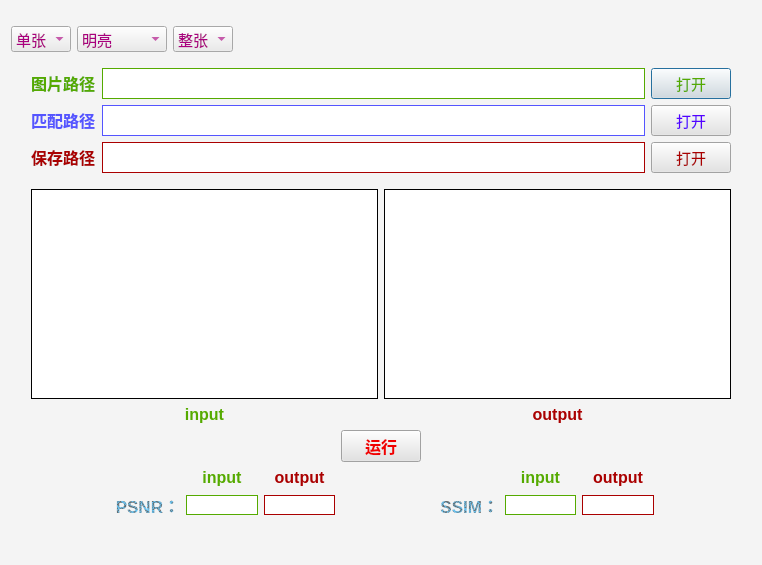
<?xml version="1.0" encoding="UTF-8"?>
<ui version="4.0">
 <class>Dialog</class>
 <widget class="QDialog" name="Dialog">
  <property name="windowModality">
   <enum>Qt::WindowModal</enum>
  </property>
  <property name="geometry">
   <rect>
    <x>0</x>
    <y>0</y>
    <width>762</width>
    <height>565</height>
   </rect>
  </property>
  <property name="windowTitle">
   <string>Dialog</string>
  </property>
  <property name="styleSheet">
   <string notr="true">background-color: rgb(244, 244, 244);</string>
  </property>
  <property name="sizeGripEnabled">
   <bool>false</bool>
  </property>
  <property name="modal">
   <bool>false</bool>
  </property>
  <layout class="QGridLayout" name="gridLayout_4">
   <item row="3" column="0" colspan="2">
    <layout class="QGridLayout" name="gridLayout_2">
     <property name="leftMargin">
      <number>20</number>
     </property>
     <property name="rightMargin">
      <number>20</number>
     </property>
     <item row="1" column="0">
      <widget class="QLabel" name="label_11">
       <property name="sizePolicy">
        <sizepolicy hsizetype="Preferred" vsizetype="Fixed">
         <horstretch>0</horstretch>
         <verstretch>0</verstretch>
        </sizepolicy>
       </property>
       <property name="font">
        <font>
         <pointsize>12</pointsize>
         <weight>75</weight>
         <bold>true</bold>
        </font>
       </property>
       <property name="mouseTracking">
        <bool>false</bool>
       </property>
       <property name="styleSheet">
        <string notr="true">color: rgb(85, 170, 0);</string>
       </property>
       <property name="text">
        <string>input</string>
       </property>
       <property name="alignment">
        <set>Qt::AlignCenter</set>
       </property>
      </widget>
     </item>
     <item row="0" column="1">
      <widget class="QLabel" name="label_9">
       <property name="sizePolicy">
        <sizepolicy hsizetype="Preferred" vsizetype="Preferred">
         <horstretch>0</horstretch>
         <verstretch>0</verstretch>
        </sizepolicy>
       </property>
       <property name="styleSheet">
        <string notr="true">background-color: rgb(255, 255, 255);</string>
       </property>
       <property name="frameShape">
        <enum>QFrame::Box</enum>
       </property>
       <property name="text">
        <string/>
       </property>
       <property name="alignment">
        <set>Qt::AlignCenter</set>
       </property>
      </widget>
     </item>
     <item row="0" column="0">
      <widget class="QLabel" name="label">
       <property name="sizePolicy">
        <sizepolicy hsizetype="Preferred" vsizetype="Preferred">
         <horstretch>0</horstretch>
         <verstretch>0</verstretch>
        </sizepolicy>
       </property>
       <property name="styleSheet">
        <string notr="true">background-color: rgb(255, 255, 255);</string>
       </property>
       <property name="frameShape">
        <enum>QFrame::Box</enum>
       </property>
       <property name="text">
        <string/>
       </property>
       <property name="alignment">
        <set>Qt::AlignCenter</set>
       </property>
      </widget>
     </item>
     <item row="1" column="1">
      <widget class="QLabel" name="label_13">
       <property name="sizePolicy">
        <sizepolicy hsizetype="Preferred" vsizetype="Fixed">
         <horstretch>0</horstretch>
         <verstretch>0</verstretch>
        </sizepolicy>
       </property>
       <property name="font">
        <font>
         <pointsize>12</pointsize>
         <weight>75</weight>
         <bold>true</bold>
        </font>
       </property>
       <property name="autoFillBackground">
        <bool>false</bool>
       </property>
       <property name="styleSheet">
        <string notr="true">color: rgb(170, 0, 0);</string>
       </property>
       <property name="text">
        <string>output</string>
       </property>
       <property name="alignment">
        <set>Qt::AlignCenter</set>
       </property>
      </widget>
     </item>
    </layout>
   </item>
   <item row="2" column="0" colspan="2">
    <layout class="QGridLayout" name="gridLayout_3">
     <property name="leftMargin">
      <number>20</number>
     </property>
     <property name="topMargin">
      <number>10</number>
     </property>
     <property name="rightMargin">
      <number>20</number>
     </property>
     <property name="bottomMargin">
      <number>10</number>
     </property>
     <item row="0" column="2">
      <widget class="QPushButton" name="pushButton">
       <property name="sizePolicy">
        <sizepolicy hsizetype="Fixed" vsizetype="Fixed">
         <horstretch>0</horstretch>
         <verstretch>0</verstretch>
        </sizepolicy>
       </property>
       <property name="font">
        <font>
         <pointsize>11</pointsize>
         <weight>50</weight>
         <bold>false</bold>
        </font>
       </property>
       <property name="styleSheet">
        <string notr="true">color: rgb(85, 170, 0);
background-color: rgb(227, 227, 227);
</string>
       </property>
       <property name="text">
        <string>打开</string>
       </property>
       <property name="default">
        <bool>false</bool>
       </property>
       <property name="flat">
        <bool>false</bool>
       </property>
      </widget>
     </item>
     <item row="2" column="2">
      <widget class="QPushButton" name="pushButton_4">
       <property name="sizePolicy">
        <sizepolicy hsizetype="Preferred" vsizetype="Fixed">
         <horstretch>0</horstretch>
         <verstretch>0</verstretch>
        </sizepolicy>
       </property>
       <property name="font">
        <font>
         <pointsize>11</pointsize>
         <weight>50</weight>
         <bold>false</bold>
        </font>
       </property>
       <property name="styleSheet">
        <string notr="true">color: rgb(170, 0, 0);
background-color: rgb(227, 227, 227);
</string>
       </property>
       <property name="text">
        <string>打开</string>
       </property>
       <property name="default">
        <bool>false</bool>
       </property>
       <property name="flat">
        <bool>false</bool>
       </property>
      </widget>
     </item>
     <item row="1" column="2">
      <widget class="QPushButton" name="pushButton_2">
       <property name="sizePolicy">
        <sizepolicy hsizetype="Preferred" vsizetype="Fixed">
         <horstretch>0</horstretch>
         <verstretch>0</verstretch>
        </sizepolicy>
       </property>
       <property name="font">
        <font>
         <pointsize>11</pointsize>
         <weight>50</weight>
         <bold>false</bold>
        </font>
       </property>
       <property name="styleSheet">
        <string notr="true">color: rgb(85, 0, 255);
background-color: rgb(227, 227, 227);
</string>
       </property>
       <property name="text">
        <string>打开</string>
       </property>
       <property name="default">
        <bool>false</bool>
       </property>
       <property name="flat">
        <bool>false</bool>
       </property>
      </widget>
     </item>
     <item row="2" column="1">
      <widget class="QLabel" name="textEdit_3">
       <property name="sizePolicy">
        <sizepolicy hsizetype="Preferred" vsizetype="Preferred">
         <horstretch>0</horstretch>
         <verstretch>0</verstretch>
        </sizepolicy>
       </property>
       <property name="mouseTracking">
        <bool>true</bool>
       </property>
       <property name="tabletTracking">
        <bool>true</bool>
       </property>
       <property name="styleSheet">
        <string notr="true">background-color: rgb(255, 255, 255);
color: rgb(170, 0, 0);</string>
       </property>
       <property name="frameShape">
        <enum>QFrame::Box</enum>
       </property>
       <property name="text">
        <string/>
       </property>
      </widget>
     </item>
     <item row="0" column="1">
      <widget class="QLabel" name="textEdit">
       <property name="sizePolicy">
        <sizepolicy hsizetype="Preferred" vsizetype="Preferred">
         <horstretch>0</horstretch>
         <verstretch>0</verstretch>
        </sizepolicy>
       </property>
       <property name="mouseTracking">
        <bool>true</bool>
       </property>
       <property name="tabletTracking">
        <bool>true</bool>
       </property>
       <property name="styleSheet">
        <string notr="true">background-color: rgb(255, 255, 255);
color: rgb(85, 170, 0);</string>
       </property>
       <property name="frameShape">
        <enum>QFrame::Box</enum>
       </property>
       <property name="text">
        <string/>
       </property>
      </widget>
     </item>
     <item row="1" column="0">
      <widget class="QLabel" name="label_4">
       <property name="sizePolicy">
        <sizepolicy hsizetype="Fixed" vsizetype="Fixed">
         <horstretch>0</horstretch>
         <verstretch>0</verstretch>
        </sizepolicy>
       </property>
       <property name="font">
        <font>
         <pointsize>12</pointsize>
         <weight>75</weight>
         <bold>true</bold>
        </font>
       </property>
       <property name="styleSheet">
        <string notr="true">color: rgb(85, 85, 255);</string>
       </property>
       <property name="text">
        <string>匹配路径</string>
       </property>
       <property name="textFormat">
        <enum>Qt::AutoText</enum>
       </property>
      </widget>
     </item>
     <item row="0" column="0">
      <widget class="QLabel" name="label_3">
       <property name="sizePolicy">
        <sizepolicy hsizetype="Fixed" vsizetype="Fixed">
         <horstretch>0</horstretch>
         <verstretch>0</verstretch>
        </sizepolicy>
       </property>
       <property name="font">
        <font>
         <pointsize>12</pointsize>
         <weight>75</weight>
         <bold>true</bold>
        </font>
       </property>
       <property name="styleSheet">
        <string notr="true">color: rgb(85, 170, 0);</string>
       </property>
       <property name="text">
        <string>图片路径</string>
       </property>
       <property name="textFormat">
        <enum>Qt::AutoText</enum>
       </property>
       <property name="scaledContents">
        <bool>false</bool>
       </property>
      </widget>
     </item>
     <item row="2" column="0">
      <widget class="QLabel" name="label_10">
       <property name="sizePolicy">
        <sizepolicy hsizetype="Fixed" vsizetype="Fixed">
         <horstretch>0</horstretch>
         <verstretch>0</verstretch>
        </sizepolicy>
       </property>
       <property name="font">
        <font>
         <pointsize>12</pointsize>
         <weight>75</weight>
         <bold>true</bold>
        </font>
       </property>
       <property name="styleSheet">
        <string notr="true">color: rgb(170, 0, 0);</string>
       </property>
       <property name="text">
        <string>保存路径</string>
       </property>
       <property name="textFormat">
        <enum>Qt::AutoText</enum>
       </property>
      </widget>
     </item>
     <item row="1" column="1">
      <widget class="QLabel" name="textEdit_2">
       <property name="sizePolicy">
        <sizepolicy hsizetype="Preferred" vsizetype="Preferred">
         <horstretch>0</horstretch>
         <verstretch>0</verstretch>
        </sizepolicy>
       </property>
       <property name="mouseTracking">
        <bool>true</bool>
       </property>
       <property name="tabletTracking">
        <bool>true</bool>
       </property>
       <property name="styleSheet">
        <string notr="true">background-color: rgb(255, 255, 255);
color: rgb(85, 85, 255);</string>
       </property>
       <property name="frameShape">
        <enum>QFrame::Box</enum>
       </property>
       <property name="text">
        <string/>
       </property>
      </widget>
     </item>
    </layout>
   </item>
   <item row="8" column="0" colspan="2">
    <layout class="QGridLayout" name="gridLayout">
     <property name="leftMargin">
      <number>20</number>
     </property>
     <property name="topMargin">
      <number>0</number>
     </property>
     <property name="rightMargin">
      <number>20</number>
     </property>
     <property name="bottomMargin">
      <number>36</number>
     </property>
     <item row="2" column="2">
      <widget class="QLabel" name="label_5">
       <property name="sizePolicy">
        <sizepolicy hsizetype="Preferred" vsizetype="Fixed">
         <horstretch>0</horstretch>
         <verstretch>0</verstretch>
        </sizepolicy>
       </property>
       <property name="font">
        <font>
         <pointsize>12</pointsize>
        </font>
       </property>
       <property name="styleSheet">
        <string notr="true">background-color: rgb(255, 255, 255);
color: rgb(85, 170, 0);</string>
       </property>
       <property name="frameShape">
        <enum>QFrame::Box</enum>
       </property>
       <property name="text">
        <string/>
       </property>
      </widget>
     </item>
     <item row="2" column="6">
      <widget class="QLabel" name="label_6">
       <property name="sizePolicy">
        <sizepolicy hsizetype="Preferred" vsizetype="Fixed">
         <horstretch>0</horstretch>
         <verstretch>0</verstretch>
        </sizepolicy>
       </property>
       <property name="font">
        <font>
         <pointsize>12</pointsize>
        </font>
       </property>
       <property name="styleSheet">
        <string notr="true">background-color: rgb(255, 255, 255);
color: rgb(85, 170, 0);</string>
       </property>
       <property name="frameShape">
        <enum>QFrame::Box</enum>
       </property>
       <property name="text">
        <string/>
       </property>
      </widget>
     </item>
     <item row="2" column="0">
      <widget class="QLabel" name="label_20">
       <property name="text">
        <string/>
       </property>
      </widget>
     </item>
     <item row="1" column="2">
      <widget class="QLabel" name="label_14">
       <property name="sizePolicy">
        <sizepolicy hsizetype="Preferred" vsizetype="Fixed">
         <horstretch>0</horstretch>
         <verstretch>0</verstretch>
        </sizepolicy>
       </property>
       <property name="font">
        <font>
         <pointsize>12</pointsize>
         <weight>75</weight>
         <bold>true</bold>
        </font>
       </property>
       <property name="styleSheet">
        <string notr="true">color: rgb(85, 170, 0);</string>
       </property>
       <property name="text">
        <string>input</string>
       </property>
       <property name="alignment">
        <set>Qt::AlignCenter</set>
       </property>
      </widget>
     </item>
     <item row="2" column="7">
      <widget class="QLabel" name="label_17">
       <property name="sizePolicy">
        <sizepolicy hsizetype="Preferred" vsizetype="Fixed">
         <horstretch>0</horstretch>
         <verstretch>0</verstretch>
        </sizepolicy>
       </property>
       <property name="font">
        <font>
         <pointsize>12</pointsize>
        </font>
       </property>
       <property name="styleSheet">
        <string notr="true">background-color: rgb(255, 255, 255);
color: rgb(170, 0, 0);</string>
       </property>
       <property name="frameShape">
        <enum>QFrame::Box</enum>
       </property>
       <property name="text">
        <string/>
       </property>
      </widget>
     </item>
     <item row="1" column="7">
      <widget class="QLabel" name="label_19">
       <property name="sizePolicy">
        <sizepolicy hsizetype="Preferred" vsizetype="Fixed">
         <horstretch>0</horstretch>
         <verstretch>0</verstretch>
        </sizepolicy>
       </property>
       <property name="font">
        <font>
         <pointsize>12</pointsize>
         <weight>75</weight>
         <bold>true</bold>
        </font>
       </property>
       <property name="styleSheet">
        <string notr="true">color: rgb(170, 0, 0);</string>
       </property>
       <property name="text">
        <string>output</string>
       </property>
       <property name="alignment">
        <set>Qt::AlignCenter</set>
       </property>
      </widget>
     </item>
     <item row="1" column="3">
      <widget class="QLabel" name="label_15">
       <property name="sizePolicy">
        <sizepolicy hsizetype="Preferred" vsizetype="Fixed">
         <horstretch>0</horstretch>
         <verstretch>0</verstretch>
        </sizepolicy>
       </property>
       <property name="font">
        <font>
         <pointsize>12</pointsize>
         <weight>75</weight>
         <bold>true</bold>
        </font>
       </property>
       <property name="styleSheet">
        <string notr="true">color: rgb(170, 0, 0);</string>
       </property>
       <property name="text">
        <string>output</string>
       </property>
       <property name="alignment">
        <set>Qt::AlignCenter</set>
       </property>
      </widget>
     </item>
     <item row="2" column="3">
      <widget class="QLabel" name="label_16">
       <property name="sizePolicy">
        <sizepolicy hsizetype="Preferred" vsizetype="Fixed">
         <horstretch>0</horstretch>
         <verstretch>0</verstretch>
        </sizepolicy>
       </property>
       <property name="font">
        <font>
         <pointsize>12</pointsize>
        </font>
       </property>
       <property name="styleSheet">
        <string notr="true">background-color: rgb(255, 255, 255);
color: rgb(170, 0, 0);</string>
       </property>
       <property name="frameShape">
        <enum>QFrame::Box</enum>
       </property>
       <property name="text">
        <string/>
       </property>
      </widget>
     </item>
     <item row="2" column="5">
      <widget class="QLabel" name="label_8">
       <property name="font">
        <font>
         <pointsize>13</pointsize>
         <weight>75</weight>
         <bold>true</bold>
        </font>
       </property>
       <property name="styleSheet">
        <string notr="true">color: qradialgradient(spread:repeat, cx:0.5, cy:0.5, radius:0.077, fx:0.5, fy:0.5, stop:0 rgba(0, 169, 255, 147), stop:0.497326 rgba(0, 0, 0, 147), stop:1 rgba(0, 169, 255, 147));</string>
       </property>
       <property name="text">
        <string> SSIM：</string>
       </property>
       <property name="alignment">
        <set>Qt::AlignRight|Qt::AlignTrailing|Qt::AlignVCenter</set>
       </property>
      </widget>
     </item>
     <item row="0" column="4">
      <widget class="QPushButton" name="pushButton_3">
       <property name="sizePolicy">
        <sizepolicy hsizetype="Fixed" vsizetype="Fixed">
         <horstretch>0</horstretch>
         <verstretch>0</verstretch>
        </sizepolicy>
       </property>
       <property name="font">
        <font>
         <pointsize>12</pointsize>
         <weight>75</weight>
         <bold>true</bold>
        </font>
       </property>
       <property name="mouseTracking">
        <bool>false</bool>
       </property>
       <property name="acceptDrops">
        <bool>false</bool>
       </property>
       <property name="autoFillBackground">
        <bool>false</bool>
       </property>
       <property name="styleSheet">
        <string notr="true">color: rgb(240, 0, 0);
background-color: rgb(226, 226, 226);</string>
       </property>
       <property name="text">
        <string>运行</string>
       </property>
       <property name="checkable">
        <bool>false</bool>
       </property>
       <property name="checked">
        <bool>false</bool>
       </property>
       <property name="autoRepeat">
        <bool>false</bool>
       </property>
       <property name="autoDefault">
        <bool>true</bool>
       </property>
       <property name="default">
        <bool>false</bool>
       </property>
       <property name="flat">
        <bool>false</bool>
       </property>
      </widget>
     </item>
     <item row="2" column="1">
      <widget class="QLabel" name="label_7">
       <property name="font">
        <font>
         <pointsize>13</pointsize>
         <weight>75</weight>
         <bold>true</bold>
        </font>
       </property>
       <property name="styleSheet">
        <string notr="true">color: qradialgradient(spread:repeat, cx:0.5, cy:0.5, radius:0.077, fx:0.5, fy:0.5, stop:0 rgba(0, 169, 255, 147), stop:0.497326 rgba(0, 0, 0, 147), stop:1 rgba(0, 169, 255, 147));</string>
       </property>
       <property name="text">
        <string> PSNR：</string>
       </property>
       <property name="alignment">
        <set>Qt::AlignRight|Qt::AlignTrailing|Qt::AlignVCenter</set>
       </property>
      </widget>
     </item>
     <item row="1" column="6">
      <widget class="QLabel" name="label_18">
       <property name="sizePolicy">
        <sizepolicy hsizetype="Preferred" vsizetype="Fixed">
         <horstretch>0</horstretch>
         <verstretch>0</verstretch>
        </sizepolicy>
       </property>
       <property name="font">
        <font>
         <pointsize>12</pointsize>
         <weight>75</weight>
         <bold>true</bold>
        </font>
       </property>
       <property name="styleSheet">
        <string notr="true">color: rgb(85, 170, 0);</string>
       </property>
       <property name="text">
        <string>input</string>
       </property>
       <property name="alignment">
        <set>Qt::AlignCenter</set>
       </property>
      </widget>
     </item>
     <item row="2" column="8">
      <widget class="QLabel" name="label_21">
       <property name="text">
        <string/>
       </property>
      </widget>
     </item>
    </layout>
   </item>
   <item row="1" column="0">
    <layout class="QHBoxLayout" name="horizontalLayout">
     <property name="topMargin">
      <number>15</number>
     </property>
     <item>
      <widget class="QComboBox" name="comboBox">
       <property name="sizePolicy">
        <sizepolicy hsizetype="Fixed" vsizetype="Fixed">
         <horstretch>0</horstretch>
         <verstretch>0</verstretch>
        </sizepolicy>
       </property>
       <property name="font">
        <font>
         <pointsize>11</pointsize>
         <weight>50</weight>
         <bold>false</bold>
        </font>
       </property>
       <property name="styleSheet">
        <string notr="true">color: rgb(170, 0, 127);
background-color: rgb(235, 235, 235);
</string>
       </property>
       <property name="frame">
        <bool>true</bool>
       </property>
       <item>
        <property name="text">
         <string>单张</string>
        </property>
       </item>
       <item>
        <property name="text">
         <string>多张</string>
        </property>
       </item>
      </widget>
     </item>
     <item>
      <widget class="QComboBox" name="comboBox_2">
       <property name="sizePolicy">
        <sizepolicy hsizetype="Fixed" vsizetype="Fixed">
         <horstretch>0</horstretch>
         <verstretch>0</verstretch>
        </sizepolicy>
       </property>
       <property name="font">
        <font>
         <pointsize>11</pointsize>
         <weight>50</weight>
         <bold>false</bold>
        </font>
       </property>
       <property name="styleSheet">
        <string notr="true">color: rgb(170, 0, 127);
background-color: rgb(235, 235, 235);
</string>
       </property>
       <property name="frame">
        <bool>true</bool>
       </property>
       <item>
        <property name="text">
         <string>明亮</string>
        </property>
       </item>
       <item>
        <property name="text">
         <string>中度模糊</string>
        </property>
       </item>
       <item>
        <property name="text">
         <string>严重模糊</string>
        </property>
       </item>
      </widget>
     </item>
     <item>
      <widget class="QComboBox" name="comboBox_3">
       <property name="sizePolicy">
        <sizepolicy hsizetype="Fixed" vsizetype="Fixed">
         <horstretch>0</horstretch>
         <verstretch>0</verstretch>
        </sizepolicy>
       </property>
       <property name="font">
        <font>
         <pointsize>11</pointsize>
         <weight>50</weight>
         <bold>false</bold>
        </font>
       </property>
       <property name="styleSheet">
        <string notr="true">color: rgb(170, 0, 127);
background-color: rgb(235, 235, 235);
</string>
       </property>
       <property name="frame">
        <bool>true</bool>
       </property>
       <item>
        <property name="text">
         <string>整张</string>
        </property>
       </item>
       <item>
        <property name="text">
         <string>分割</string>
        </property>
       </item>
      </widget>
     </item>
    </layout>
   </item>
  </layout>
 </widget>
 <resources>
  <include location="C:/Users/Administrator/Pictures/gui.qrc"/>
 </resources>
 <connections/>
</ui>
